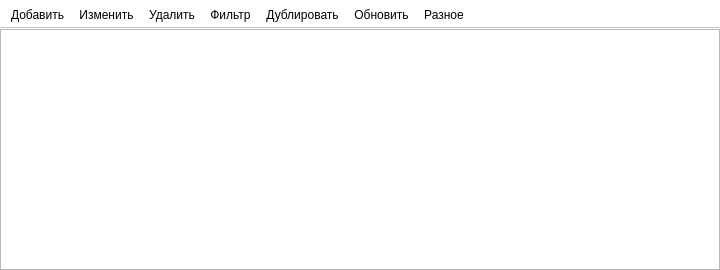
<?xml version="1.0" encoding="UTF-8"?>
<ui version="4.0">
 <class>MainWindow</class>
 <widget class="QMainWindow" name="MainWindow">
  <property name="geometry">
   <rect>
    <x>0</x>
    <y>0</y>
    <width>720</width>
    <height>270</height>
   </rect>
  </property>
  <property name="windowTitle">
   <string>MainWindow</string>
  </property>
  <widget class="QWidget" name="centralwidget">
   <layout class="QGridLayout" name="gridLayout">
    <property name="leftMargin">
     <number>0</number>
    </property>
    <property name="topMargin">
     <number>0</number>
    </property>
    <property name="rightMargin">
     <number>0</number>
    </property>
    <property name="bottomMargin">
     <number>0</number>
    </property>
    <property name="spacing">
     <number>0</number>
    </property>
    <item row="0" column="0">
     <widget class="QTableWidget" name="table_widget">
      <property name="font">
       <font>
        <family>Tahoma</family>
        <pointsize>8</pointsize>
       </font>
      </property>
      <property name="editTriggers">
       <set>QAbstractItemView::NoEditTriggers</set>
      </property>
      <property name="alternatingRowColors">
       <bool>true</bool>
      </property>
      <property name="selectionBehavior">
       <enum>QAbstractItemView::SelectRows</enum>
      </property>
      <attribute name="verticalHeaderVisible">
       <bool>false</bool>
      </attribute>
      <attribute name="verticalHeaderDefaultSectionSize">
       <number>20</number>
      </attribute>
      <attribute name="verticalHeaderMinimumSectionSize">
       <number>18</number>
      </attribute>
     </widget>
    </item>
   </layout>
  </widget>
  <widget class="QToolBar" name="toolBar">
   <property name="windowTitle">
    <string>toolBar</string>
   </property>
   <property name="styleSheet">
    <string notr="true">background-color: rgb(255, 255, 255);</string>
   </property>
   <property name="movable">
    <bool>false</bool>
   </property>
   <attribute name="toolBarArea">
    <enum>TopToolBarArea</enum>
   </attribute>
   <attribute name="toolBarBreak">
    <bool>false</bool>
   </attribute>
   <addaction name="pb_add"/>
   <addaction name="pb_change"/>
   <addaction name="pb_dell"/>
   <addaction name="pb_filter"/>
   <addaction name="pb_copy"/>
   <addaction name="pb_update"/>
   <addaction name="pb_other"/>
  </widget>
  <action name="pb_add">
   <property name="text">
    <string>Добавить</string>
   </property>
  </action>
  <action name="pb_change">
   <property name="text">
    <string>Изменить</string>
   </property>
  </action>
  <action name="pb_dell">
   <property name="text">
    <string>Удалить</string>
   </property>
  </action>
  <action name="pb_filter">
   <property name="text">
    <string>Фильтр</string>
   </property>
  </action>
  <action name="pb_copy">
   <property name="text">
    <string>Дублировать</string>
   </property>
  </action>
  <action name="pb_update">
   <property name="text">
    <string>Обновить</string>
   </property>
  </action>
  <action name="pb_other">
   <property name="text">
    <string>Разное</string>
   </property>
  </action>
 </widget>
 <resources/>
 <connections>
  <connection>
   <sender>table_widget</sender>
   <signal>itemDoubleClicked(QTableWidgetItem*)</signal>
   <receiver>MainWindow</receiver>
   <slot>ui_double_click_table_item()</slot>
   <hints>
    <hint type="sourcelabel">
     <x>687</x>
     <y>106</y>
    </hint>
    <hint type="destinationlabel">
     <x>787</x>
     <y>106</y>
    </hint>
   </hints>
  </connection>
  <connection>
   <sender>pb_add</sender>
   <signal>triggered()</signal>
   <receiver>MainWindow</receiver>
   <slot>ui_add_table_item()</slot>
   <hints>
    <hint type="sourcelabel">
     <x>-1</x>
     <y>-1</y>
    </hint>
    <hint type="destinationlabel">
     <x>359</x>
     <y>134</y>
    </hint>
   </hints>
  </connection>
  <connection>
   <sender>pb_change</sender>
   <signal>triggered()</signal>
   <receiver>MainWindow</receiver>
   <slot>ui_change_table_item()</slot>
   <hints>
    <hint type="sourcelabel">
     <x>-1</x>
     <y>-1</y>
    </hint>
    <hint type="destinationlabel">
     <x>359</x>
     <y>134</y>
    </hint>
   </hints>
  </connection>
  <connection>
   <sender>pb_update</sender>
   <signal>triggered()</signal>
   <receiver>MainWindow</receiver>
   <slot>ui_update()</slot>
   <hints>
    <hint type="sourcelabel">
     <x>-1</x>
     <y>-1</y>
    </hint>
    <hint type="destinationlabel">
     <x>359</x>
     <y>134</y>
    </hint>
   </hints>
  </connection>
  <connection>
   <sender>pb_copy</sender>
   <signal>triggered()</signal>
   <receiver>MainWindow</receiver>
   <slot>ui_duplicate_table_item()</slot>
   <hints>
    <hint type="sourcelabel">
     <x>-1</x>
     <y>-1</y>
    </hint>
    <hint type="destinationlabel">
     <x>359</x>
     <y>134</y>
    </hint>
   </hints>
  </connection>
  <connection>
   <sender>pb_filter</sender>
   <signal>triggered()</signal>
   <receiver>MainWindow</receiver>
   <slot>ui_filter()</slot>
   <hints>
    <hint type="sourcelabel">
     <x>-1</x>
     <y>-1</y>
    </hint>
    <hint type="destinationlabel">
     <x>359</x>
     <y>134</y>
    </hint>
   </hints>
  </connection>
  <connection>
   <sender>pb_dell</sender>
   <signal>triggered()</signal>
   <receiver>MainWindow</receiver>
   <slot>ui_dell_table_item()</slot>
   <hints>
    <hint type="sourcelabel">
     <x>-1</x>
     <y>-1</y>
    </hint>
    <hint type="destinationlabel">
     <x>359</x>
     <y>134</y>
    </hint>
   </hints>
  </connection>
  <connection>
   <sender>pb_other</sender>
   <signal>triggered()</signal>
   <receiver>MainWindow</receiver>
   <slot>ui_other()</slot>
   <hints>
    <hint type="sourcelabel">
     <x>-1</x>
     <y>-1</y>
    </hint>
    <hint type="destinationlabel">
     <x>359</x>
     <y>134</y>
    </hint>
   </hints>
  </connection>
 </connections>
 <slots>
  <slot>ui_add_table_item()</slot>
  <slot>ui_double_click_table_item()</slot>
  <slot>ui_change_table_item()</slot>
  <slot>ui_update()</slot>
  <slot>ui_duplicate_table_item()</slot>
  <slot>ui_filter()</slot>
  <slot>ui_dell_table_item()</slot>
  <slot>ui_other()</slot>
 </slots>
</ui>
